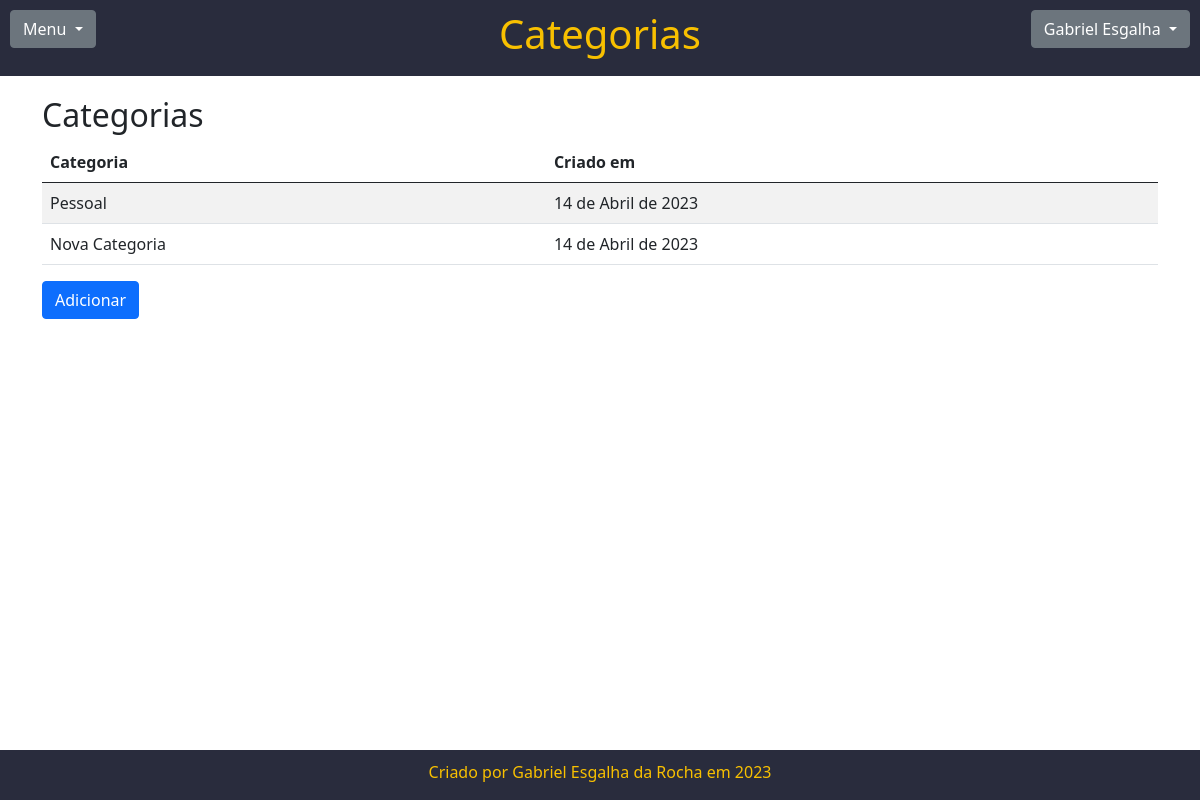
Before: /categorias/ (signed in) with the older database file.
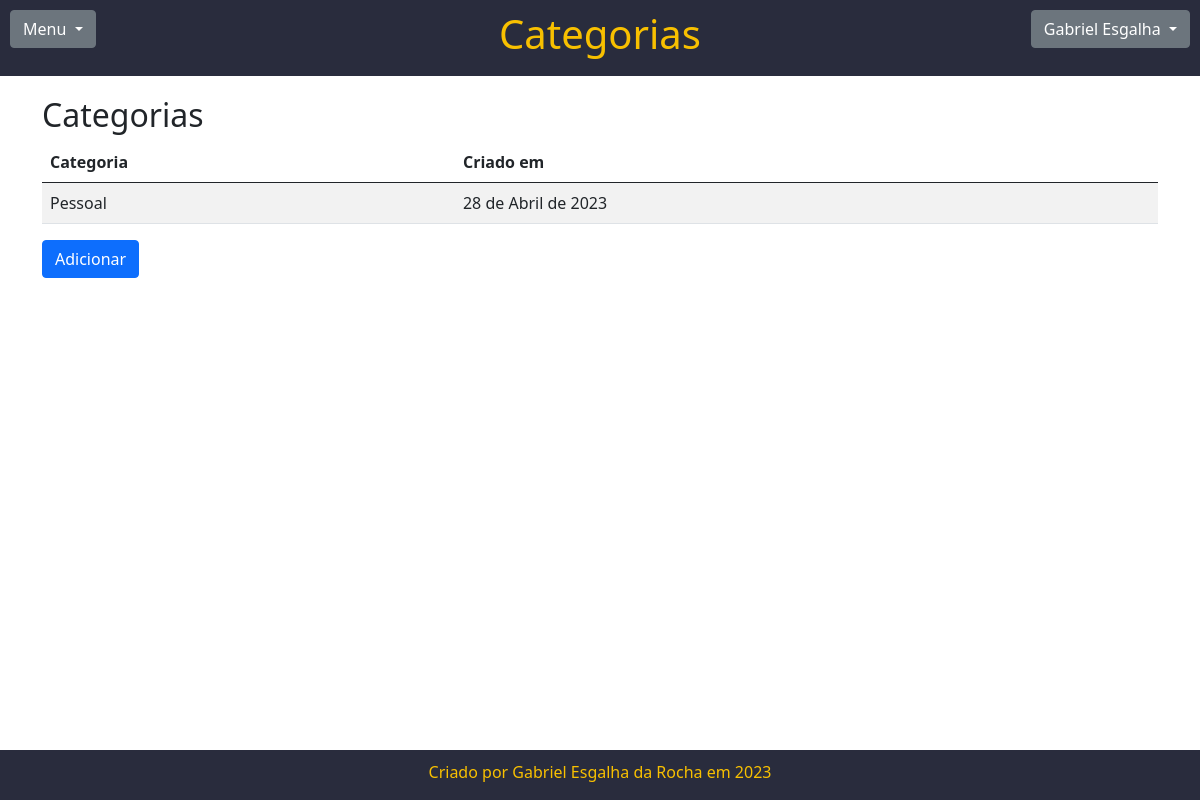
After: the same page with the newer database file.
### page/models.py (models this page shows, shortened)
class Categoria(models.Model):
    usuario = models.ForeignKey(Usuario, on_delete=models.PROTECT)
    categoria = models.CharField(max_length=50, verbose_name="Categoria")
    created_at = models.DateField(auto_now_add=True)

### page/views.py (the view)
# urls.py: path('categorias/', views.categorias, name="categorias"),
@login_required
def categorias(request):
    usuario_logado = request.user
    categorias_usuario = Categoria.objects.filter(usuario=usuario_logado)
    context={
        "usuario_logado": usuario_logado,
        "categorias_usuario": categorias_usuario
    }
    return render(request, 'categorias.html', context)

### acesso/models.py (called while the page is built)
    def is_superuser(self):
        return self.is_admin

### page/templates/categorias.html (shortened to what this page needs)
{% extends 'base.html' %}
{% load bootstrap5 %}
{% block TituloPagina %}<h1>Categorias</h1>{% endblock TituloPagina %}
{% block content %}
<h2>Categorias</h2>
<div class="table-responsive">
    <table class="table table-striped">
        <thead>
            <tr>
                <th scope="col">Categoria</th>
                <th scope="col">Criado em</th>
            </tr>
        </thead>
        <tbody>
            {% for categoria in categorias_usuario %}
            <tr class="">
                <td scope="row">{{categoria.categoria}}</td>
                <td>{{categoria.created_at}}</td>
            </tr>
            {% endfor %}
        </tbody>
    </table>
</div>
<div class="row">
    <div class="col-lg-12 col-md-12 col-sm-12">
        <a class="btn btn-primary" href="{% url 'categorias_add' %}" role="button">Adicionar</a>
    </div>
</div>
{% endblock content %}

Changed rows visible on the page:
removed Categoria: categoria "Nova Categoria", created_at "14 de Abril de 2023"
changed Categoria "Pessoal": created_at "14 de Abril de 2023" → "28 de Abril de 2023"
